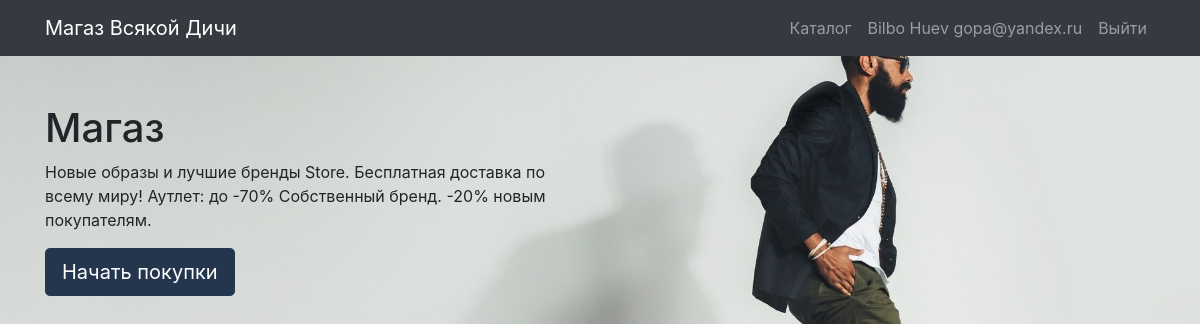
Screenshot of / (signed in) with the database file from the repository.
### users/models.py (models this page shows)
class User(AbstractUser):
    image = models.ImageField(upload_to='users_images', blank=True)

### products/views.py (the view)
# urls.py: path('', index, name='index'),
def index(request):
    context = {
        'title': 'Store'
    }
    return render(request, 'products/index.html', context)

### products/templates/products/index.html
{% extends 'products/base.html' %}
{% load static %}
{% block css %}
    <link href="{% static 'css/index.css'%}" rel="stylesheet">
{% endblock %}
{% block content %}
    <section>
    <div class="container">
        <div class="row">
            <div class="col-lg-6">
                <h1 class="mt-5">Магаз</h1>
                <p>
                    Новые образы и лучшие бренды Store.
                    Бесплатная доставка по всему миру! Аутлет: до -70% Собственный бренд. -20% новым покупателям.
                </p>
                <button id="start-purchase-btn" type="button" class="btn btn-lg">
                    <a id="start-purchase-link" href="{% url 'products:index' %}">
                        Начать покупки
                    </a>
                </button>
            </div>
        </div>
    </div>
    </section>
{% endblock %}

### products/templates/products/base.html (shortened to what this page needs)
{% load static %}
<!DOCTYPE html>
<html lang="en">
<head>
    <link href="{% static 'vendor/bootstrap/css/bootstrap.min.css' %}" rel="stylesheet">
    {% block css %} {% endblock %}
</head>
<body>
<nav class="navbar navbar-expand-lg navbar-dark bg-dark fixed-top">
    <div class="container">
        <a class="navbar-brand" href="{% url 'index' %}">Магаз Всякой Дичи</a>
        <div class="collapse navbar-collapse" id="navbarResponsive">
            <ul class="navbar-nav ml-auto">
                <li class="nav-item">
                    <a class="nav-link" href="{% url 'products:index' %}">Каталог
                    </a>
                </li>
                {% if user.is_authenticated %}
                <li class="nav-item">
                    <a class="nav-link" href="{% url 'users:profile' %}">{{ user.username }} {{ user.last_name }} {{ user.email }}
                    </a>
                </li>
                <li class="nav-item">
                    <a class="nav-link" href="{% url 'users:logout' %}">Выйти </a>
                </li>
                {% else %}
                <li class="nav-item">
                    <a class="nav-link" href="{% url 'users:login' %}">Войти <i class="fas fa-sign-in-alt"></i></a>
                </li>
                {% endif %}
            </ul>
        </div>
    </div>
</nav>
{% block content %} {% endblock %}
</body>
</html>

### rows the page displays
User: username "Bilbo", last_name "Huev", email "gopa@yandex.ru"
